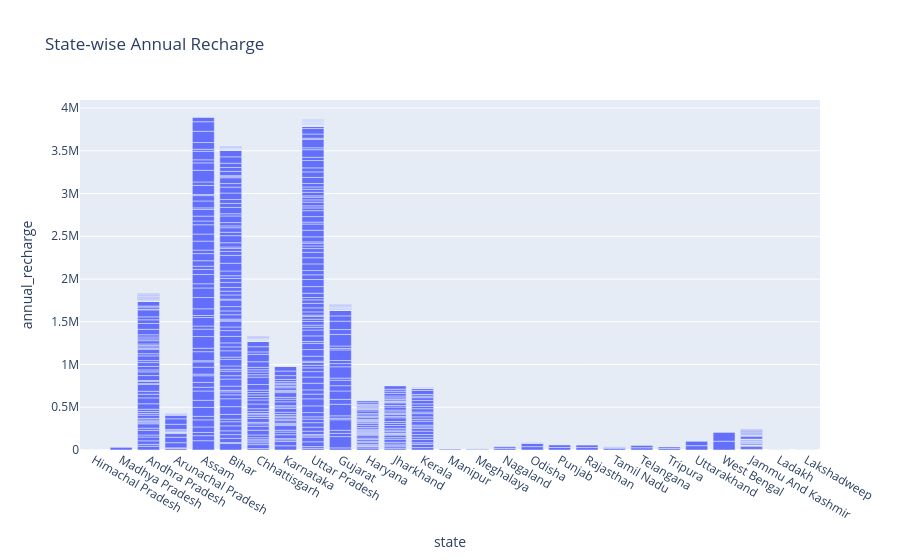

Notebook cell for this chart:
### Code cell
fig = px.bar(df, x="state", y="annual_recharge",
            title="State-wise Annual Recharge")
fig.show()

### Figure 1 — Plotly figure (JSON) as saved in the notebook; plotly's stock layout.template omitted (floating-point values rounded to 4 significant figures; data arrays with more than 128 entries replaced by an {"elided": "..."} marker saying what was removed)
{"data": [{"hovertemplate": "state=%{x}<br>annual_recharge=%{y}<extra></extra>", "legendgroup": "", "marker": {"color": "#636efa", "pattern": {"shape": ""}}, "name": "", "orientation": "v", "showlegend": false, "textposition": "auto", "type": "bar", "x": {"elided": "758 str values"}, "xaxis": "x", "y": {"elided": "758 float values"}, "yaxis": "y"}], "layout": {"barmode": "relative", "legend": {"tracegroupgap": 0}, "title": {"text": "State-wise Annual Recharge"}, "xaxis": {"anchor": "y", "domain": [0, 1], "title": {"text": "state"}}, "yaxis": {"anchor": "x", "domain": [0, 1], "title": {"text": "annual_recharge"}}}}
